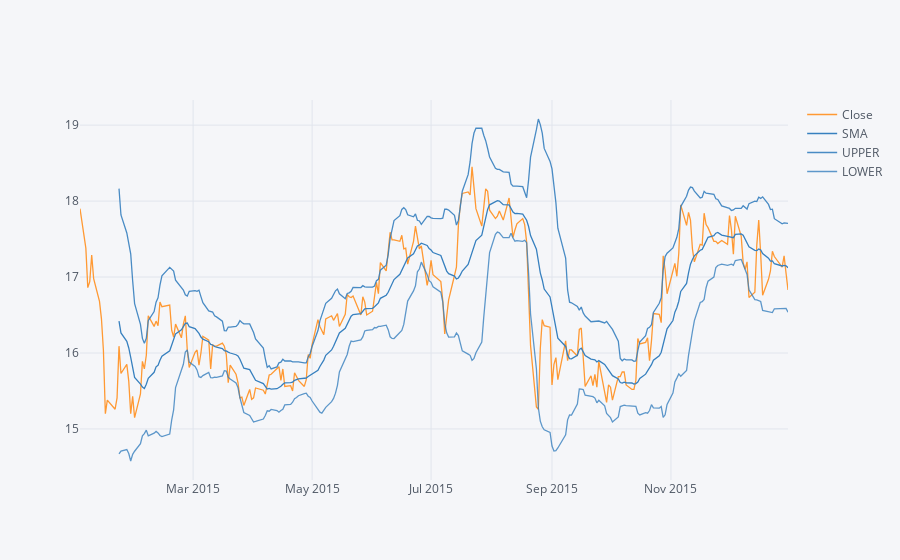

Write notebook code for a chart like this one.
### Markdown cell above
**Use .ta_plot(study='boll') to create a Bollinger Band Plot for Bank of America for the year 2015.**

### Code cell
BAC['Close']['2015-01-01':'2016-01-01'].ta_plot(study='boll')

### Figure 1 — Plotly figure (JSON) as saved in the notebook; plotly's stock layout.template omitted (floating-point values rounded to 4 significant figures; data arrays with more than 128 entries replaced by an {"elided": "..."} marker saying what was removed)
{"data": [{"line": {"color": "rgba(255, 153, 51, 1.0)", "dash": "solid", "width": 1.3}, "mode": "lines", "name": "Close", "text": "", "type": "scatter", "x": {"elided": "252 str values"}, "y": {"elided": "252 float values"}}, {"line": {"color": "rgba(55, 128, 191, 1.0)", "dash": "solid", "width": 1.3}, "mode": "lines", "name": "SMA", "text": "", "type": "scatter", "x": {"elided": "252 str values"}, "y": {"elided": "252 mixed values"}}, {"line": {"color": "rgba(55, 128, 191, 0.89999999999999991)", "dash": "solid", "width": 1.3}, "mode": "lines", "name": "UPPER", "text": "", "type": "scatter", "x": {"elided": "252 str values"}, "y": {"elided": "252 mixed values"}}, {"line": {"color": "rgba(55, 128, 191, 0.79999999999999982)", "dash": "solid", "width": 1.3}, "mode": "lines", "name": "LOWER", "text": "", "type": "scatter", "x": {"elided": "252 str values"}, "y": {"elided": "252 mixed values"}}], "layout": {"legend": {"bgcolor": "#F5F6F9", "font": {"color": "#4D5663"}}, "paper_bgcolor": "#F5F6F9", "plot_bgcolor": "#F5F6F9", "titlefont": {"color": "#4D5663"}, "xaxis1": {"gridcolor": "#E1E5ED", "showgrid": true, "tickfont": {"color": "#4D5663"}, "title": "", "titlefont": {"color": "#4D5663"}, "zerolinecolor": "#E1E5ED"}, "yaxis1": {"gridcolor": "#E1E5ED", "showgrid": true, "tickfont": {"color": "#4D5663"}, "title": "", "titlefont": {"color": "#4D5663"}, "zerolinecolor": "#E1E5ED"}}}
